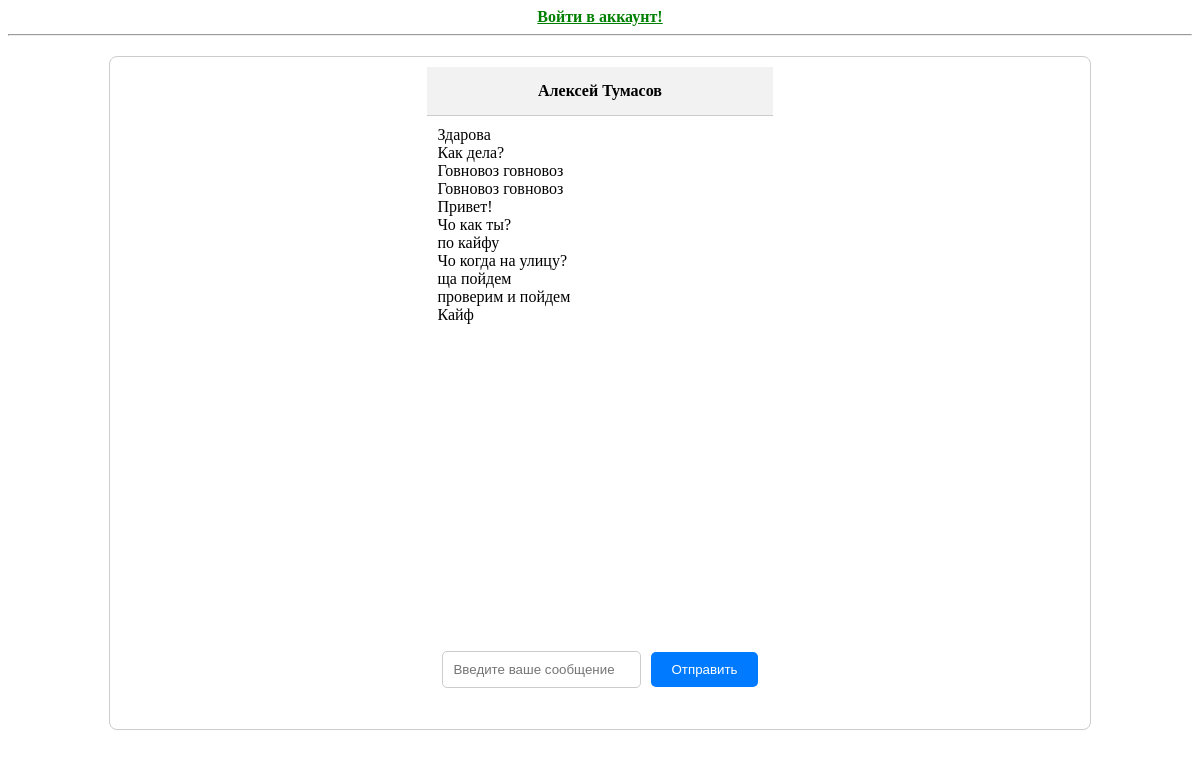
Page /messages.php?id=2 on the committed database.
### tables this page shows
CREATE TABLE `users` (
  `id` int(10) NOT NULL COMMENT 'id записи',
  `login` varchar(128) NOT NULL COMMENT 'Логин',
  `password` varchar(128) NOT NULL COMMENT 'Пароль',
  `name` varchar(32) NOT NULL COMMENT 'Имя пользователя',
  `lastname` varchar(32) NOT NULL COMMENT 'Фамилия пользователя',
  `age` int(3) NOT NULL COMMENT 'Возраст пользователя',
  `pDescription` text NOT NULL COMMENT 'Описание к профилю'
);

CREATE TABLE `usermessages` (
  `msgID` int(10) NOT NULL COMMENT 'Айди сообщения',
  `msgSender` int(10) NOT NULL COMMENT 'Айди отправителя сообщения',
  `msgReceiver` int(10) NOT NULL COMMENT 'Айди получателя сообщения',
  `msgTime` varchar(32) NOT NULL COMMENT 'Время отправки сообщения',
  `msgReaded` tinyint(1) NOT NULL COMMENT 'Статус сообщения',
  `msgText` text NOT NULL COMMENT 'Текст сообщения'
);

### messages.php (the view, shortened to what this page needs)
<html>
	<head>
	<?php
		include("blocks/header.php");
	?>
	</head>
	<body>
	<?php
		$mysql = mysqli_connect("localhost", "root", "", "social");
		if(!isset($_GET["id"]))
		{
			if (empty($_SESSION["user_id"])) header("Location: index.php");
			$contactQuery =	mysqli_query($mysql, "SELECT * FROM `usercontacts` WHERE `contacterID`=".$_SESSION["user_id"].";");
			$contactsCount = mysqli_num_rows($contactQuery);
			if ($contactsCount <= 0) die("<div class='chat-container'>У вас нет друзей ;(</div>");
	?>
			<div class="chat-container">
				<?php
					while (($contantResult = mysqli_fetch_array($contactQuery)) != null)
					{
						$contacterQuery = mysqli_query($mysql, "SELECT * FROM `users` WHERE `id`='".$contantResult["contactID"]."'");
						$contacterArray = mysqli_fetch_array($contacterQuery);
				?>
						<div class="chat">
							<a href='messages.php?id=<?=$contacterArray["id"];?>'><?=$contacterArray["name"]; ?></a>
						</div>
				<?php
					}
				?>
			</div>
	<?php } else if($_GET["id"] > 0){
				$interlocutorID = $_GET["id"];
				$query = "SELECT users.id, users.name, users.lastname, usermessages.* FROM users LEFT JOIN usermessages ON users.id = usermessages.msgReceiver WHERE (usermessages.msgReceiver = '$interlocutorID' OR usermessages.msgSender = '$interlocutorID');";
				$result = mysqli_query($mysql, $query);
				$dialogue = mysqli_fetch_array($result);
				$interlocutorName = $dialogue["name"] . " " . $dialogue["lastname"];
		?>
				<div class="chat-container">
					<div class="chat-header">
						<?=$interlocutorName;?>
					</div>
					<div class="chat-messages">
					<?php
					while(($dialogue = mysqli_fetch_array($result)) != null) {
						$dialogueText = $dialogue["msgText"];
					?>
							<?=$dialogueText;?><br>
					<?php
					}
					?>
					</div>
					<form action="acts/sendMessage.php" method="post">
						<div class="chat-input">
							<input type="text" placeholder="Введите ваше сообщение" name="MessageText" value=""/>
								<button>Отправить</button>
						</div>
					</form>
				</div>
	<?php }?>
	</body>
</html>

### css/styles.css (style rules this page uses)
.chat-container { width: 300px; justify-content: center; border: 1px solid #ccc; display: grid; padding: 10px; margin: 20px; }
.chat-container { width: 960px; margin: 20px auto; border: 1px solid #ccc; border-radius: 8px; overflow: hidden; }
.chat-header { padding: 15px; background-color: #f2f2f2; text-align: center; font-weight: bold; border-bottom: 1px solid #ccc; }
.chat-messages { height: 500px; overflow-y: scroll; padding: 10px; }
.chat-input { padding: 15px; display: flex; align-items: center; }
.chat-input input { flex: 1; padding: 10px; border: 1px solid #ccc; border-radius: 5px; margin-right: 10px; }
.chat-input button { padding: 10px 20px; background-color: #007bff; border: none; border-radius: 5px; color: #fff; cursor: pointer; }

### rows in the picture
users: interlocutorName "Алексей Тумасов", usermessages.msgText "Здарова", usermessages.msgText "Как дела?", usermessages.msgText "Чо как ты?", usermessages.msgText "Чо когда на улицу?", usermessages.msgText "Кайф"
users: usermessages.msgText "Говновоз говновоз", usermessages.msgText "Привет!", usermessages.msgText "по кайфу", usermessages.msgText "ща пойдем", usermessages.msgText "проверим и пойдем"
